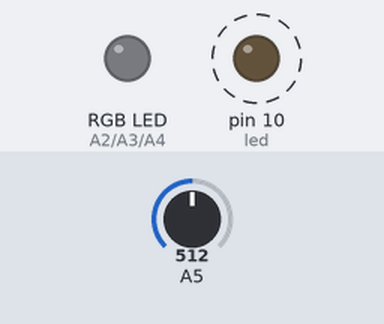
This sketch was run on a simulated Arduino Uno, built with avr-gcc and run on an emulated ATmega328P. Shown: an RGB LED mixed from three pins (HIGH = lit), output pins drawn as LEDs (lit = HIGH). Dashed ring = blinking. The test bench sets the inputs (shaded band); at power-on: A5 = 512.

Above: at 1.2 s.
1.3 s: A5 set to 390
At 2.9 s:
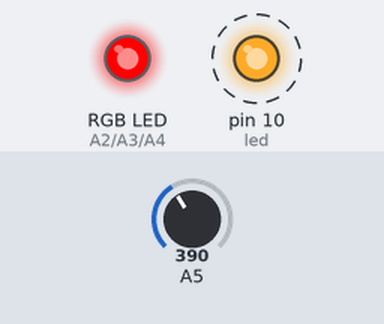
4.3 s: A5 set to 363
7.3 s: A5 set to 319
At 8.9 s:
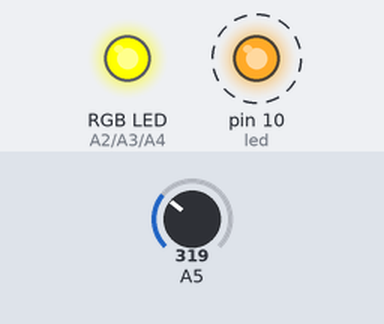
10.3 s: A5 set to 122
At 12.9 s:
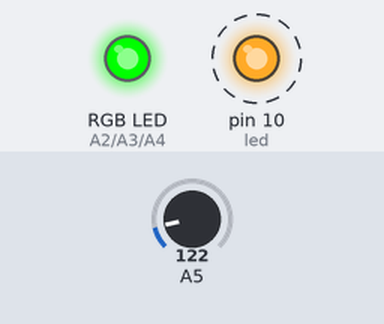
13.3 s: A5 set to 0
Timing chart, 0 to 17.3 s (numbered marks = the images above; inputs shaded):
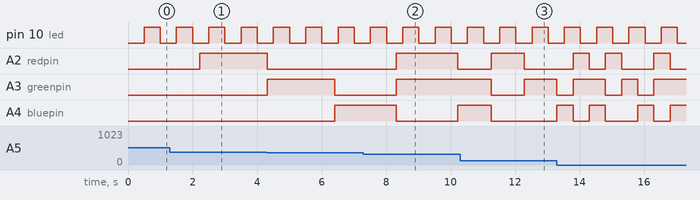

The sketch:

exercicio-2.ino
```cpp
int redpin=A2;
int greenpin=A3;
int bluepin=A4;


long previousMillis = 0,previousMillis2 = 0;
long ledInterval = 500, ledRGB = 500;
int led = 10, estado = 0;
int ledState = LOW;

void setup()
{
  pinMode(led, OUTPUT);
  pinMode(A5, INPUT);

}


void loop()
{
  unsigned long currentMillis = millis();

  if(currentMillis - previousMillis > ledInterval){
  	previousMillis = currentMillis;

    if(ledState == LOW)
      ledState = HIGH;
    else
      ledState = LOW;

    digitalWrite(led, ledState);

  }

  ledRGB = map(analogRead(A5), 0,1023, 500, 5000);

  unsigned long currentMillis2 = millis();

  if(currentMillis2 - previousMillis2 > ledRGB){
    previousMillis2 = currentMillis2;

    if(estado == 0){
      setCor(1023,0,0);
      estado = 1;
    }

    else if(estado == 1){
      setCor(0,1023,0);
      estado = 2;
    }

   else if(estado == 2){
      setCor(0,0,1023);
      estado = 3;
    }

    else if(estado == 3){
      setCor(220,800, 0);
      estado = 4;
    }

    else{
      setCor(0, 1023 , 1023);
      estado = 0;
    }

  }

}

void setCor(int red, int green, int blue){
	analogWrite(redpin,red);
  	analogWrite(greenpin, green);
  	analogWrite(bluepin, blue);

}
```

Measured:
- the behaviour switches between 329 and 328 on A5 (found by bisection; images 1 and 2)
- after the input at 1.3 s, A2 (redpin): LOW → HIGH after 0.92 s instead of 1.5 s
- after the input at 7.3 s, A2 (redpin): LOW → HIGH after 1.0 s instead of 1.2 s; A4 (bluepin): HIGH → LOW after 1.0 s instead of 1.2 s
- after the input at 10.3 s, A2 (redpin): LOW → HIGH after 0.96 s instead of 1.8 s; A3 (greenpin), A4 (bluepin): HIGH → LOW after 0.96 s instead of 1.8 s
- by itself, pin 10 (led): alternates HIGH for 0.50 s and LOW for 0.50 s
